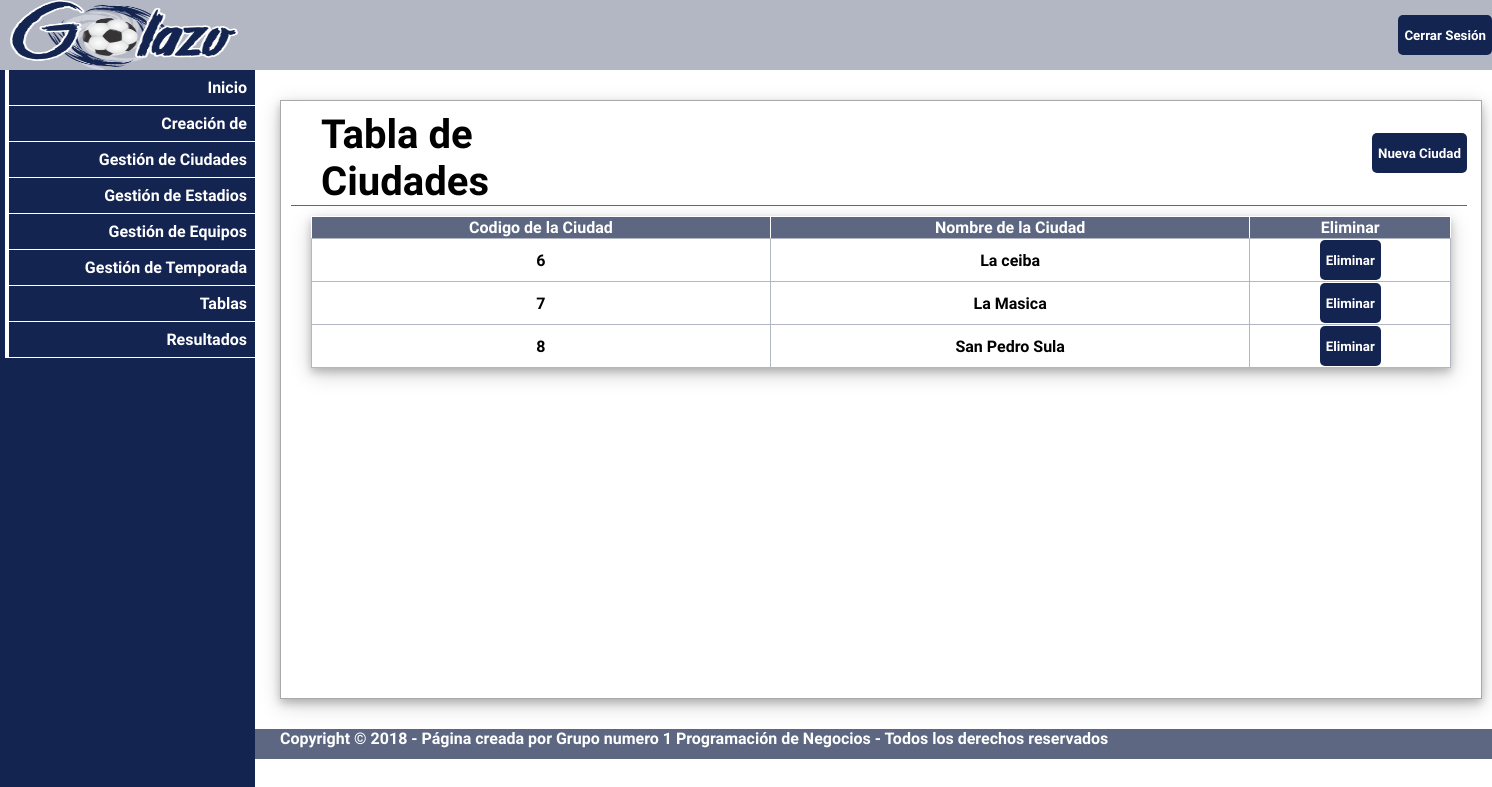
Before: /php/ciudad.php with the older database file.
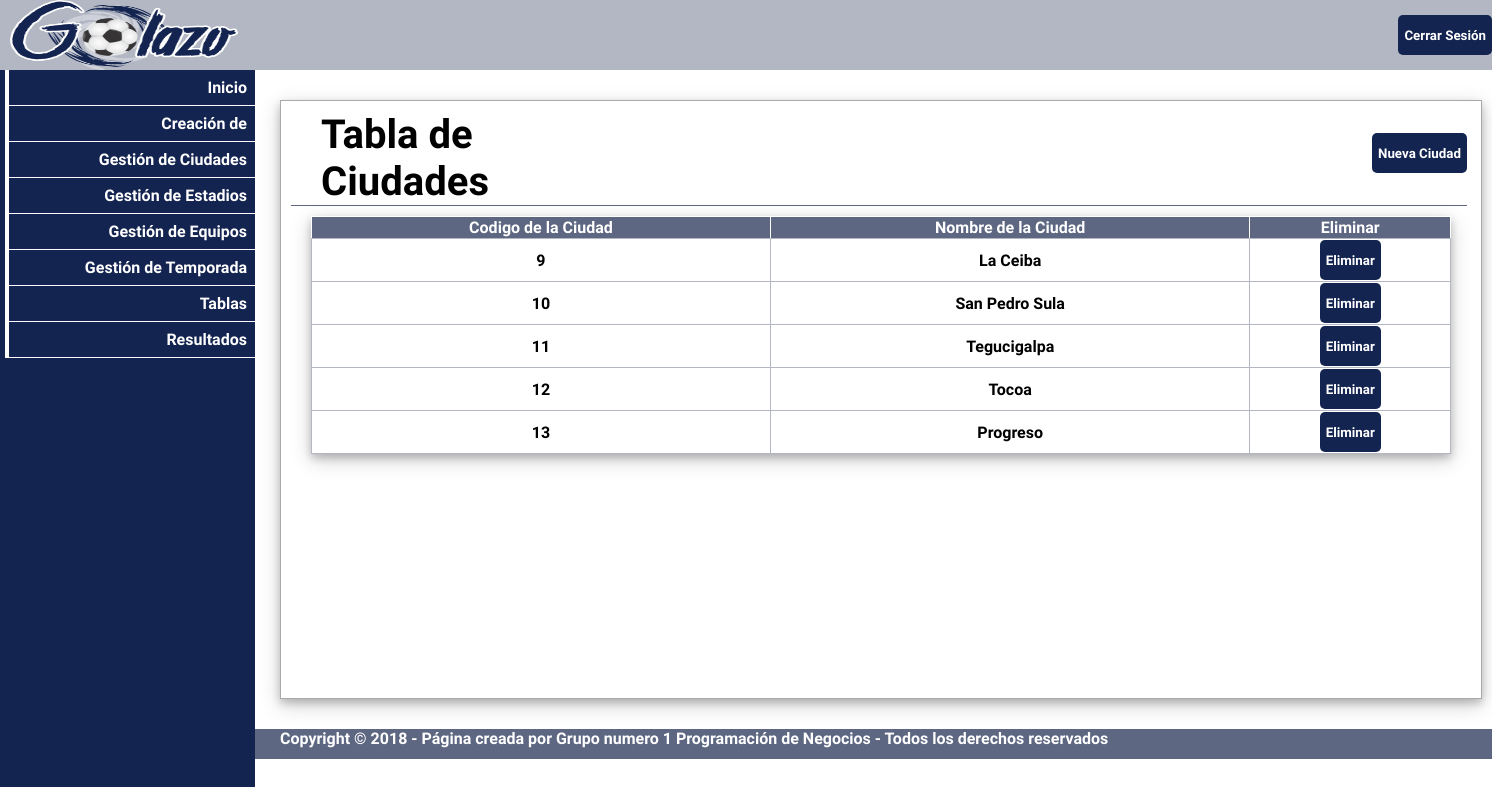
After: the same page with the newer database file.
### tables this page shows
CREATE TABLE `ciudad` (
  `id_ciudad` int(11) NOT NULL AUTO_INCREMENT,
  `nom_ciudad` varchar(45) NOT NULL,
  PRIMARY KEY (`id_ciudad`)
);

### php/ciudad.php (the view, shortened to what this page needs)
<?php
require_once '../conexion.php';
$ciudades = $pdo->query("Select * "
    ." from ciudad", PDO::FETCH_ASSOC);
?>
<!DOCTYPE html>
<html lang="en">
<head>
    <link rel="stylesheet" href="../css/estilos.css">
</head>
<body>
<header class="encabezado">
    <img src="../img/golazo.png" alt="" class="logo" onclick=" location = '../inicio.php'">
    <input type="submit" value="Cerrar Sesión" onclick=" location = 'NuevaCiudad.php'" class="cerrar">
</header>
<section class="workspace">
    <nav class="navbar">
        <ul id="barra">
            <li><a href="../inicio.php"> Inicio</a></li>
            <li><a href="#"> Creación de </a>
            </li>
            <li><a href="ciudad.php"> Gestión de Ciudades </a></li>
            <li><a href="estadio.php"> Gestión de Estadios </a></li>
            <li><a href="equipos.php"> Gestión de Equipos </a></li>
            <li><a href="temporada.php"> Gestión de Temporada </a></li>
            <li><a href="#"> Tablas</a>
            </li>
            <li><a href="resultados.php"> Resultados </a></li>
        </ul>
    </nav>
    <section class="contenedor">
        <div class="general">
            <h1>Tabla de Ciudades</h1>
            <input type="submit" value="Nueva Ciudad" onclick=" location = 'NuevaCiudad.php'">
        </div>
        <table border="1">
            <thead>
            <tr>
                <th>Codigo de la Ciudad</th>
                <th>Nombre de la Ciudad</th>
                <th>Eliminar</th>
            </tr>
            </thead>
            <tbody>
            <?php foreach ($ciudades as $ciudad): ?>
                <tr>
                    <td><?php echo $ciudad['id_ciudad']?></td>
                    <td><?php echo $ciudad['nom_ciudad']?></td>
                    <td><input type="submit" value="Eliminar" onclick=" location = 'detalle_ciudad.php?codigo=<?php echo $ciudad['id_ciudad']?> &operacion=eliminar'"></td>
                </tr>
            <?php endforeach;?>
            </tbody>
        </table>
    </section>
</section>
<footer class="pie">
    <p>Copyright &copy; 2018 - Página creada por Grupo numero 1 Programación de Negocios - Todos los derechos reservados</p>
</footer>
</body>
</html>

Changed rows visible on the page:
removed ciudad: id_ciudad "6", nom_ciudad "La ceiba"
removed ciudad: id_ciudad "7", nom_ciudad "La Masica"
removed ciudad: id_ciudad "8", nom_ciudad "San Pedro Sula"
added ciudad: id_ciudad "9", nom_ciudad "La Ceiba"
added ciudad: id_ciudad "10", nom_ciudad "San Pedro Sula"
added ciudad: id_ciudad "11", nom_ciudad "Tegucigalpa"
added ciudad: id_ciudad "12", nom_ciudad "Tocoa"
added ciudad: id_ciudad "13", nom_ciudad "Progreso"
